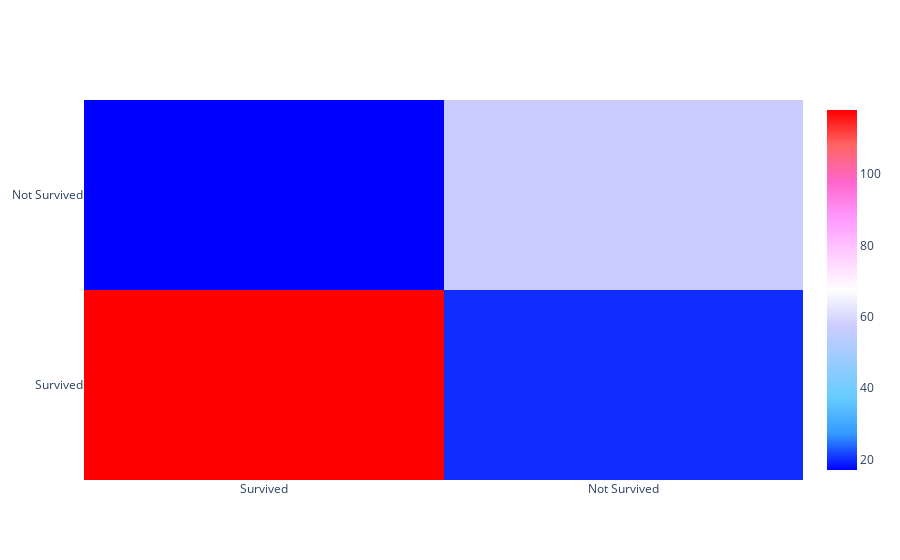
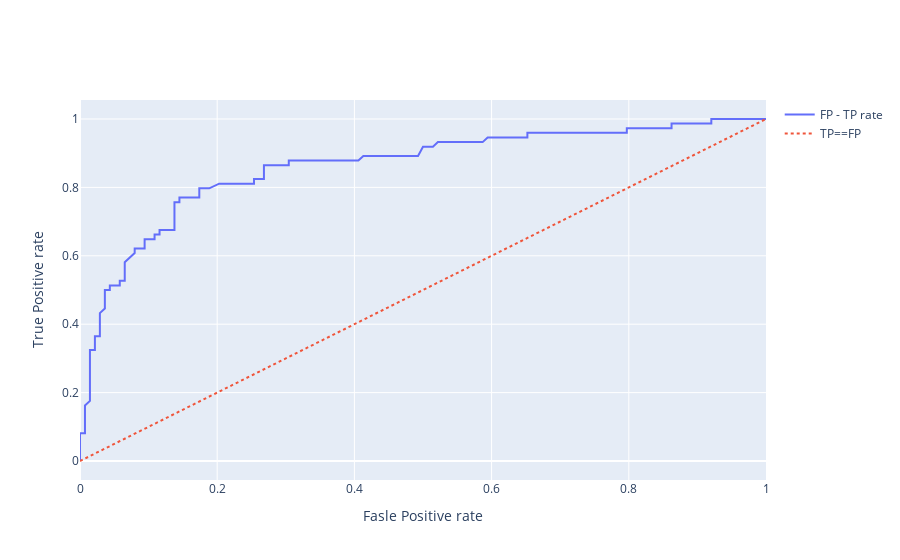
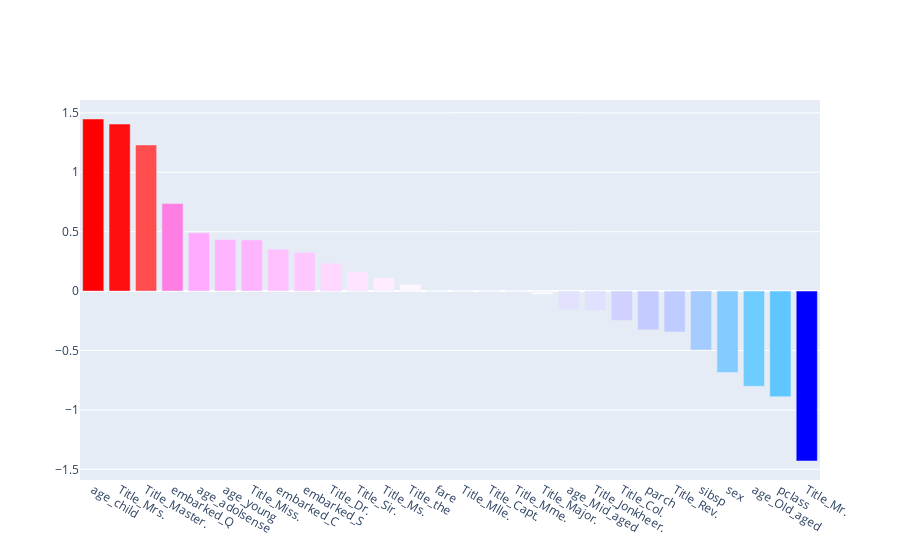

Here is the notebook cell these charts were saved with, in order:
### Code cell
def prediction(algorithm,training_x,testing_x,training_y,
              testing_y,cols,cf,thresold_plot):
    algorithm.fit(training_x,training_y)
    predictios=algorithm.predict(testing_x)
    probablities=algorithm.predict_proba(testing_x)
    if cf=='coef':
        coeffs=pd.DataFrame(algorithm.coef_.ravel())
    elif cf=='feat':
        coeffs=pd.DataFrame(algorithm.feature_importances_)
    column_df=pd.DataFrame(X_train.columns)
    coef_summary=(pd.merge(coeffs,column_df,left_index=True,
                          right_index=True))
    
    coef_summary.columns=['coefficients','features']
    coef_summary=coef_summary.sort_values('coefficients',ascending=False)
    print(algorithm)
    
    print('\n Classification report: \n',classification_report(testing_y,predictios))
    
    print('\n Accuracy Score: \n',accuracy_score(testing_y,predictios))

    print('\n Confusion Matrix: \n')
    conf_matrix=confusion_matrix(testing_y,predictios)
    print(conf_matrix)
    
    
    model_roc_auc=roc_auc_score(testing_y,predictios)
    print('\n Area Under Curve:',model_roc_auc,'\n')
    fpr,tpr,thresold=roc_curve(testing_y,probablities[:,1])

    
    
#     Confusion Matrix plot
    temp1=go.Heatmap(z=conf_matrix,x=['Survived','Not Survived'],
                    y=['Survived','Not Survived'],showscale=True,
                    colorscale='Picnic',name='matrix')
    
    data1=[temp1]
    fig=go.Figure(data=data1)
    py.iplot(fig)
    
    
#     Roc Curve
    temp2=go.Scatter(x=fpr,y=tpr,name='FP - TP rate')
    temp3=go.Scatter(x=np.linspace(0,1,100),y=np.linspace(0,1,100),
                     line=dict(dash='dot'),name='TP==FP')
    layout=go.Layout(dict(xaxis=dict(title='Fasle Positive rate'),
                         yaxis=dict(title='True Positive rate')))
    data2=[temp2,temp3]
    fig=go.Figure(data=data2,layout=layout)
    py.iplot(fig)
    
    
#     Plot Coefficients
    temp4=go.Bar(x=coef_summary['features'],y=coef_summary['coefficients'],
                name='coefficients',
                marker=dict(color=coef_summary['coefficients'],
                           colorscale='Picnic'))
    data=[temp4]
    fig=go.Figure(data=data)
    py.iplot(fig)
    
    
    if thresold_plot=='True':
        visualizer=DiscriminationThreshold(algorithm)
        visualizer.fit(training_x,training_y)
        visualizer.poof()
        
    
    
    
    
    
lg=LogisticRegression()    
prediction(lg,X_train,X_test,y_train,y_test,None,'coef','True')

### Figure 1 — Plotly figure (JSON) as saved in the notebook; plotly's stock layout.template omitted (floating-point values rounded to 4 significant figures)
{"data": [{"colorscale": [[0, "rgb(0,0,255)"], [0.1, "rgb(51,153,255)"], [0.2, "rgb(102,204,255)"], [0.3, "rgb(153,204,255)"], [0.4, "rgb(204,204,255)"], [0.5, "rgb(255,255,255)"], [0.6, "rgb(255,204,255)"], [0.7, "rgb(255,153,255)"], [0.8, "rgb(255,102,204)"], [0.9, "rgb(255,102,102)"], [1, "rgb(255,0,0)"]], "name": "matrix", "showscale": true, "type": "heatmap", "x": ["Survived", "Not Survived"], "y": ["Survived", "Not Survived"], "z": [[118, 20], [17, 57]]}], "layout": {}}

### Figure 2 — Plotly figure (JSON) as saved in the notebook; plotly's stock layout.template omitted (floating-point values rounded to 4 significant figures)
{"data": [{"name": "FP - TP rate", "type": "scatter", "x": [0, 0, 0, 0.007246, 0.007246, 0.01449, 0.01449, 0.01449, 0.01449, 0.01449, 0.02174, 0.02174, 0.02899, 0.02899, 0.03623, 0.03623, 0.04348, 0.04348, 0.05797, 0.05797, 0.06522, 0.06522, 0.07971, 0.07971, 0.0942, 0.0942, 0.1087, 0.1087, 0.1159, 0.1159, 0.1377, 0.1377, 0.1449, 0.1449, 0.1522, 0.1667, 0.1739, 0.1739, 0.1884, 0.2029, 0.2174, 0.2319, 0.2536, 0.2536, 0.2681, 0.2681, 0.3043, 0.3043, 0.3333, 0.3478, 0.3696, 0.3841, 0.4058, 0.413, 0.4275, 0.4565, 0.471, 0.4855, 0.4928, 0.5, 0.5145, 0.5217, 0.5507, 0.587, 0.5942, 0.6014, 0.6232, 0.6522, 0.6522, 0.7029, 0.7681, 0.7754, 0.7971, 0.7971, 0.8188, 0.8333, 0.8623, 0.8623, 0.8768, 0.8913, 0.9058, 0.9203, 0.9203, 1], "y": [0, 0.01351, 0.08108, 0.08108, 0.1622, 0.1757, 0.2432, 0.2703, 0.2973, 0.3243, 0.3243, 0.3649, 0.3649, 0.4324, 0.4459, 0.5, 0.5, 0.5135, 0.5135, 0.527, 0.527, 0.5811, 0.6081, 0.6216, 0.6216, 0.6486, 0.6486, 0.6622, 0.6622, 0.6757, 0.6757, 0.7568, 0.7568, 0.7703, 0.7703, 0.7703, 0.7703, 0.7973, 0.7973, 0.8108, 0.8108, 0.8108, 0.8108, 0.8243, 0.8243, 0.8649, 0.8649, 0.8784, 0.8784, 0.8784, 0.8784, 0.8784, 0.8784, 0.8919, 0.8919, 0.8919, 0.8919, 0.8919, 0.8919, 0.9189, 0.9189, 0.9324, 0.9324, 0.9324, 0.9459, 0.9459, 0.9459, 0.9459, 0.9595, 0.9595, 0.9595, 0.9595, 0.9595, 0.973, 0.973, 0.973, 0.973, 0.9865, 0.9865, 0.9865, 0.9865, 0.9865, 1, 1]}, {"line": {"dash": "dot"}, "name": "TP==FP", "type": "scatter", "x": [0, 0.0101, 0.0202, 0.0303, 0.0404, 0.05051, 0.06061, 0.07071, 0.08081, 0.09091, 0.101, 0.1111, 0.1212, 0.1313, 0.1414, 0.1515, 0.1616, 0.1717, 0.1818, 0.1919, 0.202, 0.2121, 0.2222, 0.2323, 0.2424, 0.2525, 0.2626, 0.2727, 0.2828, 0.2929, 0.303, 0.3131, 0.3232, 0.3333, 0.3434, 0.3535, 0.3636, 0.3737, 0.3838, 0.3939, 0.404, 0.4141, 0.4242, 0.4343, 0.4444, 0.4545, 0.4646, 0.4747, 0.4848, 0.4949, 0.5051, 0.5152, 0.5253, 0.5354, 0.5455, 0.5556, 0.5657, 0.5758, 0.5859, 0.596, 0.6061, 0.6162, 0.6263, 0.6364, 0.6465, 0.6566, 0.6667, 0.6768, 0.6869, 0.697, 0.7071, 0.7172, 0.7273, 0.7374, 0.7475, 0.7576, 0.7677, 0.7778, 0.7879, 0.798, 0.8081, 0.8182, 0.8283, 0.8384, 0.8485, 0.8586, 0.8687, 0.8788, 0.8889, 0.899, 0.9091, 0.9192, 0.9293, 0.9394, 0.9495, 0.9596, 0.9697, 0.9798, 0.9899, 1], "y": [0, 0.0101, 0.0202, 0.0303, 0.0404, 0.05051, 0.06061, 0.07071, 0.08081, 0.09091, 0.101, 0.1111, 0.1212, 0.1313, 0.1414, 0.1515, 0.1616, 0.1717, 0.1818, 0.1919, 0.202, 0.2121, 0.2222, 0.2323, 0.2424, 0.2525, 0.2626, 0.2727, 0.2828, 0.2929, 0.303, 0.3131, 0.3232, 0.3333, 0.3434, 0.3535, 0.3636, 0.3737, 0.3838, 0.3939, 0.404, 0.4141, 0.4242, 0.4343, 0.4444, 0.4545, 0.4646, 0.4747, 0.4848, 0.4949, 0.5051, 0.5152, 0.5253, 0.5354, 0.5455, 0.5556, 0.5657, 0.5758, 0.5859, 0.596, 0.6061, 0.6162, 0.6263, 0.6364, 0.6465, 0.6566, 0.6667, 0.6768, 0.6869, 0.697, 0.7071, 0.7172, 0.7273, 0.7374, 0.7475, 0.7576, 0.7677, 0.7778, 0.7879, 0.798, 0.8081, 0.8182, 0.8283, 0.8384, 0.8485, 0.8586, 0.8687, 0.8788, 0.8889, 0.899, 0.9091, 0.9192, 0.9293, 0.9394, 0.9495, 0.9596, 0.9697, 0.9798, 0.9899, 1]}], "layout": {"xaxis": {"title": {"text": "Fasle Positive rate"}}, "yaxis": {"title": {"text": "True Positive rate"}}}}

### Figure 3 — Plotly figure (JSON) as saved in the notebook; plotly's stock layout.template omitted (floating-point values rounded to 4 significant figures)
{"data": [{"marker": {"color": [1.448, 1.406, 1.23, 0.7366, 0.4906, 0.4337, 0.4302, 0.3531, 0.3261, 0.2349, 0.1629, 0.1126, 0.05602, 0.003925, 0, 0, 0, -0.03052, -0.1556, -0.1641, -0.2476, -0.3265, -0.3447, -0.4964, -0.6849, -0.8013, -0.8884, -1.43], "colorscale": [[0, "rgb(0,0,255)"], [0.1, "rgb(51,153,255)"], [0.2, "rgb(102,204,255)"], [0.3, "rgb(153,204,255)"], [0.4, "rgb(204,204,255)"], [0.5, "rgb(255,255,255)"], [0.6, "rgb(255,204,255)"], [0.7, "rgb(255,153,255)"], [0.8, "rgb(255,102,204)"], [0.9, "rgb(255,102,102)"], [1, "rgb(255,0,0)"]]}, "name": "coefficients", "type": "bar", "x": ["age_child", "Title_Mrs.", "Title_Master.", "embarked_Q", "age_adolsense", "age_young", "Title_Miss.", "embarked_C", "embarked_S", "Title_Dr.", "Title_Sir.", "Title_Ms.", "Title_the", "fare", "Title_Mlle.", "Title_Capt.", "Title_Mme.", "Title_Major.", "age_Mid_aged", "Title_Jonkheer.", "Title_Col.", "parch", "Title_Rev.", "sibsp", "sex", "age_Old_aged", "pclass", "Title_Mr."], "y": [1.448, 1.406, 1.23, 0.7366, 0.4906, 0.4337, 0.4302, 0.3531, 0.3261, 0.2349, 0.1629, 0.1126, 0.05602, 0.003925, 0, 0, 0, -0.03052, -0.1556, -0.1641, -0.2476, -0.3265, -0.3447, -0.4964, -0.6849, -0.8013, -0.8884, -1.43]}], "layout": {}}
